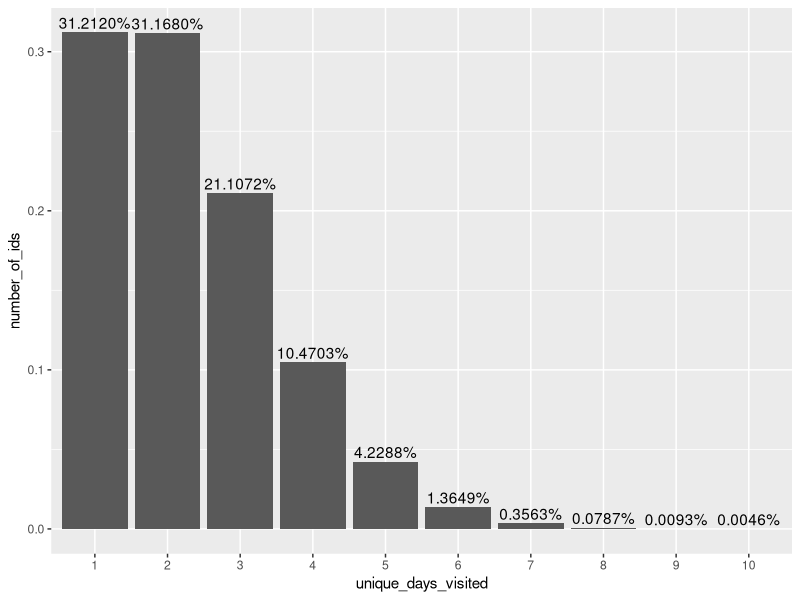
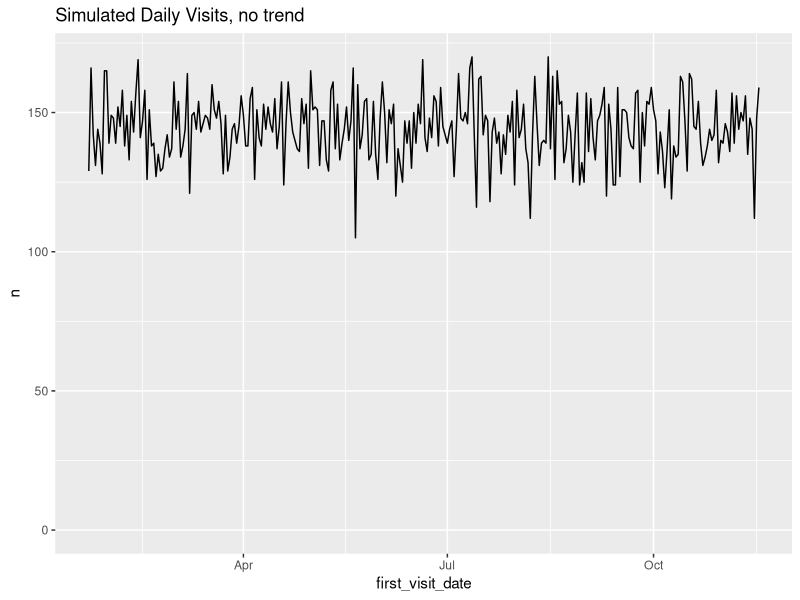
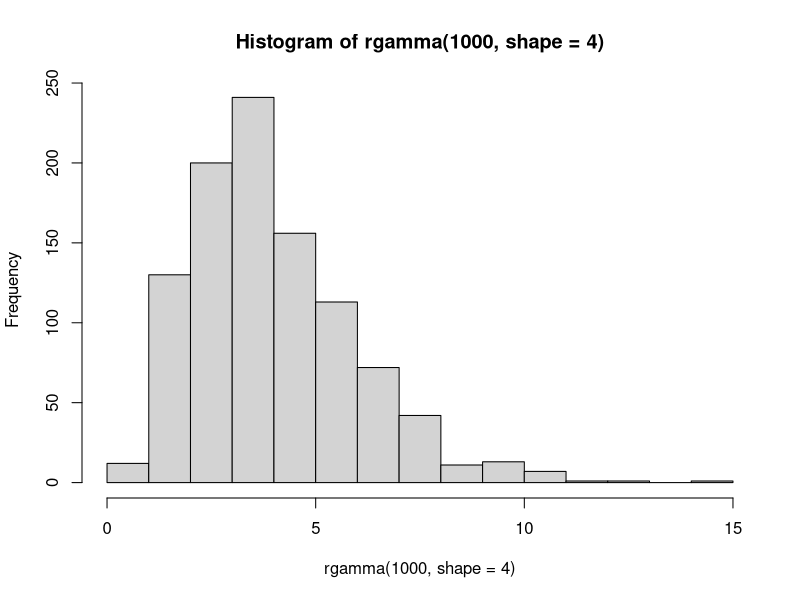
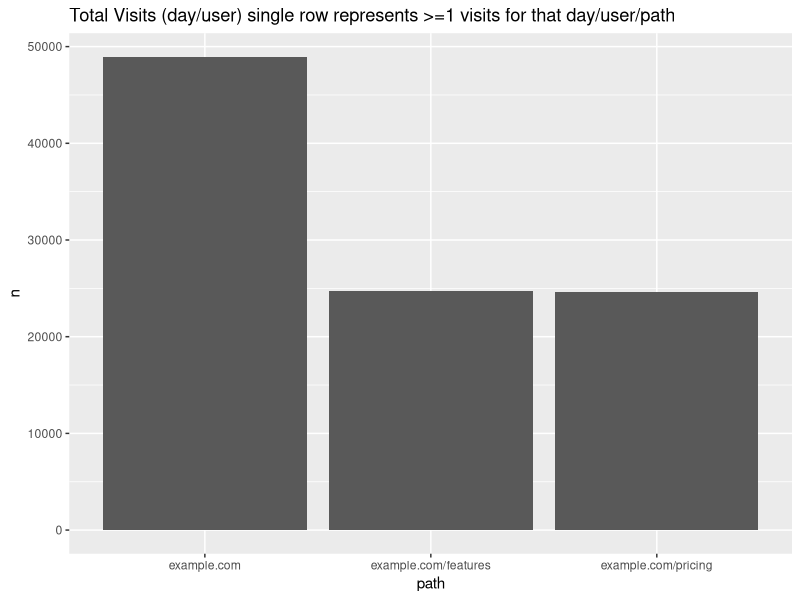
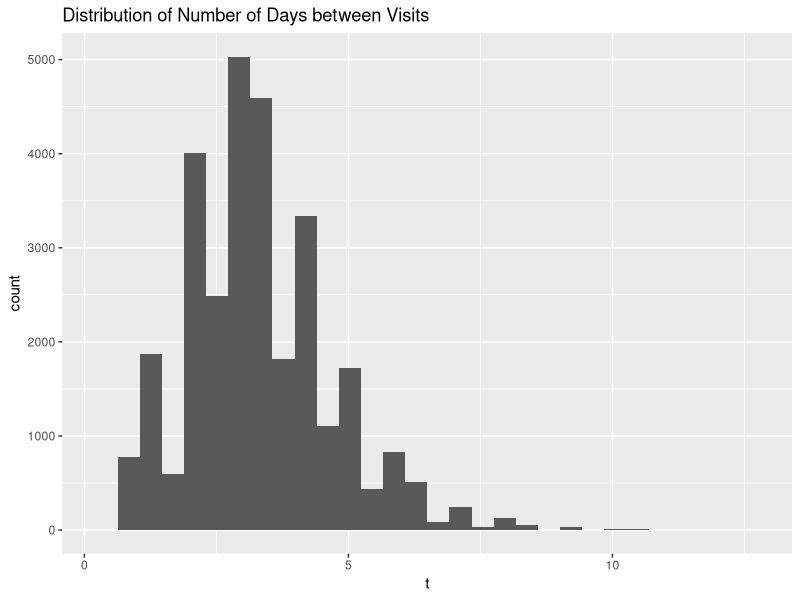
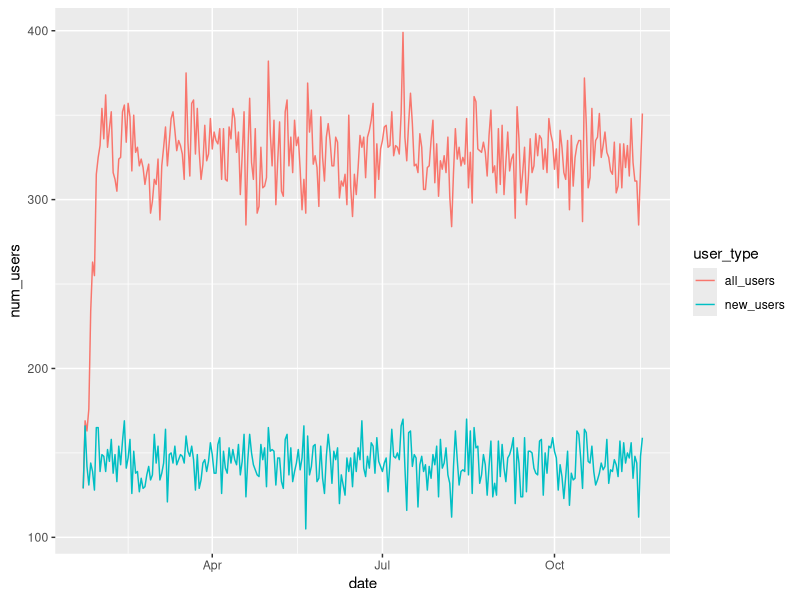
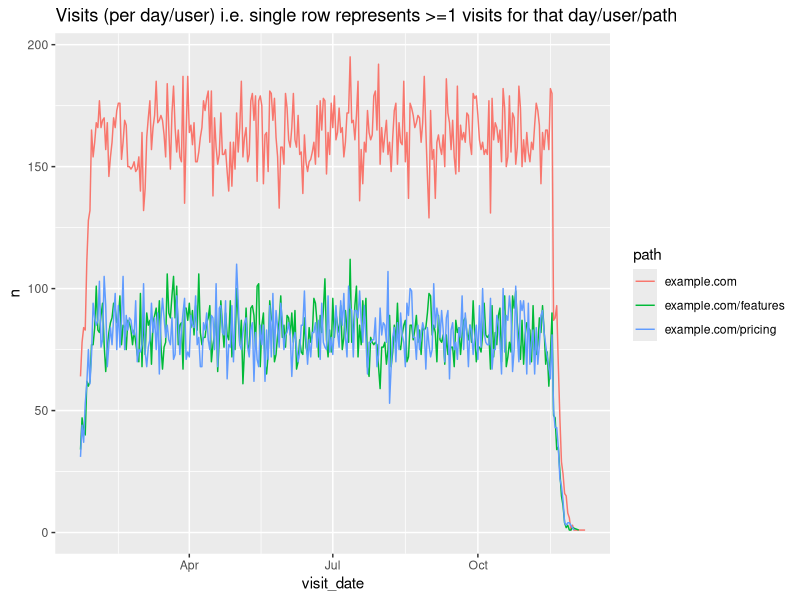
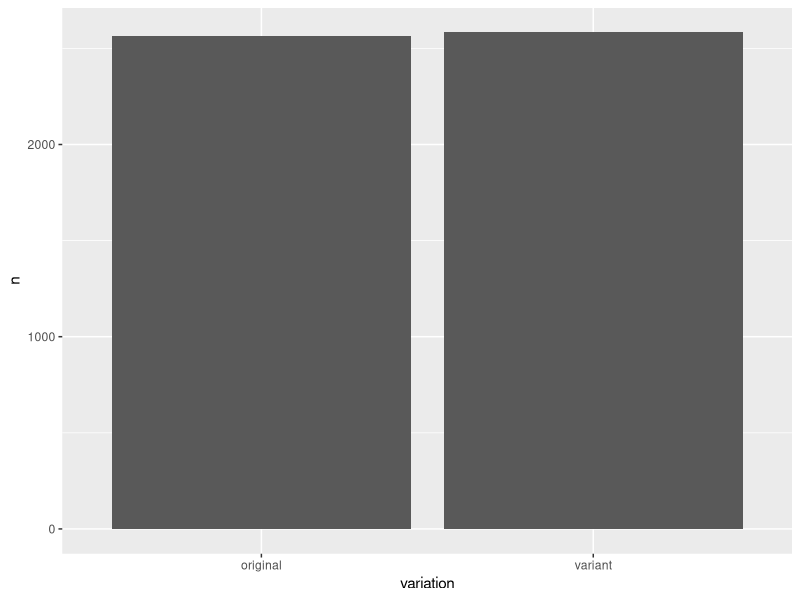

Reproduce these figures in R, in order. (Note: this script raises an error after producing the figures.)
## ---- chunk 1
knitr::opts_chunk$set(echo = FALSE)
library(tidyverse)
library(scales)
library(lubridate)
## ---- chunk 2
# unique daily visits e.g. 1 record means that the person may have visited the site 1+ times for that day (the number of times does not matter)
# what is the distribution of returning visitors? i.e. how many unique days will most people visit the website?

# 20K visits users per month, over 10 months
total_visits_per_unique_data <- 100000
#return_visit
#user_traffic
#set.seed(42)
ids <- floor(runif(total_visits_per_unique_data, min=1, max=total_visits_per_unique_data * 0.50))
num_unique_ids <- length(unique(ids))

visits <- data.frame(user_id=ids) %>%
    arrange(user_id)

visits %>%
    count(user_id) %>%
    count(n) %>%
    mutate(n=factor(n),
           nn=nn / num_unique_ids) %>%
    rename(unique_days_visited=n,
           number_of_ids=nn) %>%
    ggplot(aes(x=unique_days_visited, y=number_of_ids)) +
        geom_col() +
        geom_text(aes(label=percent(number_of_ids)), vjust=-0.3)
## ---- chunk 3
# simulate dates over last e.g 10 months
# we need to duplicate ids/days to simulate people visiting multiple paths per day; we'll use this information for our priors
number_of_months <- 10

# unique visitors per month
num_unique_ids / number_of_months

#set.seed(42)
first_time_visit_index <- floor(runif(num_unique_ids, min=0, max=300))

# create dataframe with the user-id and the offset that we will use from the current date
# we'll use the current date so we can simulate the latest experiment is currently running 
first_time_users <- data.frame(user_id=unique(ids), visit_offset=first_time_visit_index) %>% 
    arrange(user_id)

first_time_users <- first_time_users %>%
    mutate(first_visit_date=today() - visit_offset) %>%
    select(-visit_offset)

first_time_users %>%
    count(first_visit_date) %>%
    ggplot(aes(x=first_visit_date, y=n)) +
        geom_line() +
        expand_limits(y=0) +
        labs(title='Simulated Daily Visits, no trend')

visits <- inner_join(visits, first_time_users, by = 'user_id')

stopifnot(nrow(visits) == length(ids))
stopifnot(all((visits %>%
    group_by(user_id) %>%
    summarise(num_unique_date=length(unique(first_visit_date))))$num_unique_date == 1))

# now simulate adding number of days between subsequent visits
hist(rgamma(1000, shape=4))


visits <- visits %>%
    group_by(user_id) %>%
    mutate(visit_index = row_number()) %>%
    ungroup()

generate_new_date <- function(visit_index, original_date, user_id) {

    if(visit_index == 1) {
        return (original_date)
    }
    
    #set.seed(user_id)
    offset <- floor(rgamma(1, shape=visit_index + 3))
    return (original_date + max(offset, 1))
}

#generate_new_date(visits$visit_index[1], visits$first_visit_date[1], visits$user_id[1])
generated_visits <- pmap(list(visits$visit_index,
                              visits$first_visit_date,
                              visits$user_id),
                         function(x, y, z) generate_new_date(x, y, z))

# pmap is losing the "date" and is returning a number, so we have to convert back; not sure this is the best way
generated_visits <- unlist(generated_visits)
visits$visit_date <- as.Date(generated_visits, origin = Sys.Date() - as.numeric(Sys.Date()))

visits <- visits %>%
    select(user_id, visit_date) %>%
    arrange(user_id, visit_date)

stopifnot(nrow(visits) == length(ids))

# some of the dates generated will be the same. BUT, that could represent multiple different pages in the same day
# so let's add path before we remove duplicates
## ---- chunk 4
# duplicate home-page (example.com) to simulate many more home page visits than other pages
paths <- c('example.com', 'example.com', 'example.com/pricing', 'example.com/features')
#set.seed(42)
path_index <- ceiling(runif(nrow(visits), min=0, max=4))
visits$path <- map_chr(path_index, ~ paths[.])

# some of the dates generated will be the same. BUT, that could represent multiple different pages in the same day
# so let's add path before we remove duplicates
visits <- distinct(visits)
nrow(visits)

visits %>%
    count(path) %>%
    ggplot(aes(x=path, y=n)) +
    geom_col() +
    labs(title='Total Visits (day/user) single row represents >=1 visits for that day/user/path')

visits %>%
    group_by(user_id) %>%
    summarise(t=sd(as.numeric(visit_date))) %>%
    ggplot(aes(x=t)) +
        geom_histogram() +
        labs(title='Distribution of Number of Days between Visits')

temp <- inner_join(
    visits %>% 
        group_by(user_id) %>%
        summarise(first_visit_date=min(visit_date)) %>%
        count(first_visit_date) %>%
        rename(date=first_visit_date,
               new_users=n),
    visits %>%
        group_by(visit_date) %>%
        summarise(all_users=n()) %>%
        rename(date=visit_date),
    by='date')

temp %>% 
    gather(user_type, num_users, -date) %>%
    ggplot(aes(x=date, y=num_users, color=user_type)) +
        geom_line()

# visits %>%
#     group_by(user_id) %>%
#     filter(length(visit_date) != length(unique(visit_date))) %>%  # which users have a different number of unique dates fromf total dates
#     ungroup()

visits %>%
    count(visit_date, path) %>%
    ggplot(aes(x=visit_date, y=n, color=path)) +
    geom_line() +
    labs(title='Visits (per day/user) i.e. single row represents >=1 visits for that day/user/path')

prior_data <- visits
## ---- chunk 5
# experiment names
experiment_names <- c("Experiment 1", "Experiment 2", "Experiment Sim Currently Running")
# names of the metrics/conversions to track
metrics_names <- c('Sign Up', 'Use Feature 1', 'Talk to Sales', 'Pay/Subscribe')
# allowed number of days between seeing the experiment and giving credit for a conversion
# e.g. signup should happen quick, but we may want to give people more time to subscribe/pay for the service,
# since people want to try out the features before they decide to pay (e.g. if the service offers a trial or freemium)
attribution_windows_days <- c(2, 3, 5, 7)
historical_conversion_rates <- c(0.3, 0.2, 0.1, 0.08)
# conversion_rates contain the conversion rates of each metric for the A & B groups


experiments_metrics <- data.frame(metric_id=metrics_names, attribution_windows=attribution_windows_days)
experiments_metrics <- expand.grid(experiment_id=experiment_names, metric_id=experiments_metrics$metric_id) %>%
    inner_join(experiments_metrics, by = 'metric_id') %>%
    arrange(experiment_id, attribution_windows)

experiments_metrics
## ---- chunk 6
# for each experiment, we want to simulate, from the current visits/traffic dataset, who saw the experiment, on which page, and which variation

get_random_variation <- function(variation_names, user_id) {
    #set.seed(user_id)
    return (variation_names[rbinom(1, 1, 0.5) + 1])
}
#get_random_variation(variation_names, user_id=1)

create_experiment_visits <- function(start_date, end_date, experiment_paths, experiment_id, variation_names) {
    experiment_visits <- visits %>%
        group_by(user_id) %>%
        mutate(visit_index=rank(visit_date, ties.method = "first")) %>%
        ungroup() %>%
        mutate(new_user = ifelse(visit_index == 1, TRUE, FALSE)) %>%
        filter(visit_date >= start_date & visit_date <= end_date & path %in% experiment_paths) %>%
        select(-visit_index)
    
    expected_num_users <- length(unique(experiment_visits$user_id))
    
    experiment_visits <- experiment_visits %>%
        group_by(user_id) %>%
        mutate(visit_index=rank(visit_date, ties.method = "first")) %>%
        ungroup() %>%
        filter(visit_index == 1) %>%
        select(-visit_index) %>%
        rename(first_joined_experiment=visit_date) %>%
        mutate(experiment_id=experiment_id)
    experiment_visits$variation <- map_chr(experiment_visits$user_id, ~ get_random_variation(variation_names, .))
    
    stopifnot(nrow(experiment_visits) == expected_num_users)
    # make sure no duplicated user_ids
    stopifnot(nrow(experiment_visits) == length(unique(experiment_visits$user_id)))
    
    print(experiment_visits %>%
        count(variation) %>%
        ggplot(aes(x=variation, y=n)) +
        geom_col())
    
    print(experiment_visits %>%
        count(first_joined_experiment) %>%
        ggplot(aes(x=first_joined_experiment, y=n)) +
        geom_line() +
        labs(title='Number of People Entering Experiment'))
    
    print(experiment_visits %>%
        count(first_joined_experiment, new_user) %>%
        ggplot(aes(x=first_joined_experiment, y=n, color=new_user)) +
        geom_line() +
        labs(title='Number of People Entering Experiment, shows affect of including new returning users in experiment'))
    
    print(experiment_visits %>%
        count(first_joined_experiment, variation) %>%
        ggplot(aes(x=first_joined_experiment, y=n, color=variation)) +
        geom_line())
    
    return (experiment_visits %>% select(-new_user))

}

#### Experiment 1

# let's start the experiment 2 months after our visits dataset, and run it for a month
start_date <- min(visits$visit_date) + 60
end_date <- start_date + 30 # 
# all paths
experiment_paths <- unique(paths)
# experiment 1
variation_names <- c("original", "variant")
experiment_id <- experiment_names[1]
experiment_visits_1 <- create_experiment_visits(start_date, end_date, experiment_paths, experiment_id, variation_names)
experiment_visits_1
## ---- chunk 7
#### Experiment 2
start_date <- min(visits$visit_date) + 75
end_date <- start_date + 30 # 
# all paths
experiment_paths <- paths[4] # just features page
# experiment 1
variation_names <- c("A", "B")
experiment_id <- experiment_names[2]
experiment_visits_2 <- create_experiment_visits(start_date, end_date, experiment_paths, experiment_id, variation_names)
experiment_visits_2
## ---- chunk 8
#### Experiment 2
start_date <- Sys.Date() - 5
end_date <- start_date + 30 # 
# all paths
experiment_paths <- paths[1] # just homepage
# experiment 1
variation_names <- c("A", "B")
experiment_id <- experiment_names[length(experiment_names)]
experiment_visits_currently_running <- create_experiment_visits(start_date, end_date, experiment_paths, experiment_id, variation_names)
experiment_visits_currently_running
## ---- chunk 9
experiments_all <- rbind(experiment_visits_1,
                         experiment_visits_2,
                         experiment_visits_currently_running) %>%
    select(user_id, experiment_id, variation, first_joined_experiment, path) %>%
    arrange(user_id, experiment_id)

# ensure dataset is unique by user-id/experiment-id
stopifnot(nrow(distinct(experiments_all %>% select(user_id, experiment_id))) == nrow(experiments_all))

experiments_all
## ---- chunk 10
# we want to adjust conversion rates for the people who were part of certain experiments
# such that the A/B groups have different conversion rates 
# some will have different CRs due to random noise, some will have differences in probability distributions
# i.e. true differences.


adjusted_conversion_rates <- inner_join(experiments_metrics,
                                        data.frame(metric_id=metrics_names, historical_conversion_rate=historical_conversion_rates),
                                        by = "metric_id") %>%
    select(-attribution_windows) %>%
    mutate(index=row_number())

# Experiment 1 has positive conversion rates, # we'll assum
adjusted_conversion_rates <- inner_join(adjusted_conversion_rates,
                                        expand.grid(index=adjusted_conversion_rates$index, variation=c('A', 'B')),
                                        by="index") %>%
    select(experiment_id, variation, metric_id, historical_conversion_rate)

adjusted_conversion_rates$adjusted_conversion_rate <- adjusted_conversion_rates$historical_conversion_rate

percent_change_adjustments <- c(
                    NA, # Experiment 1                        A   Sign Up
                    0.10, # Experiment 1                        B   Sign Up
                    NA, # Experiment 1                        A   Use Feature 1  
                    0.07, # Experiment 1                        B   Use Feature 1  
                    NA, # Experiment 1                        A   Talk to Sales  
                    NA, # Experiment 1                        B   Talk to Sales  
                    NA, # Experiment 1                        A   Pay/Subscribe  
                    0.05, # Experiment 1                        B   Pay/Subscribe  
                    NA, # Experiment 2                        A   Sign Up
                    -0.10, # Experiment 2                        B   Sign Up
                    NA, # Experiment 2                        A   Use Feature 1  
                    -0.07, # Experiment 2                        B   Use Feature 1  
                    NA, # Experiment 2                        A   Talk to Sales  
                    -0.05, # Experiment 2                        B   Talk to Sales  
                    NA, # Experiment 2                        A   Pay/Subscribe  
                    0.03, # Experiment 2                        B   Pay/Subscribe  
                    NA, # Experiment Sim Currently Running    A   Sign Up
                    0.10, # Experiment Sim Currently Running    B   Sign Up
                    NA, # Experiment Sim Currently Running    A   Use Feature 1  
                    0.07, # Experiment Sim Currently Running    B   Use Feature 1  
                    NA, # Experiment Sim Currently Running    A   Talk to Sales  
                    0.05, # Experiment Sim Currently Running    B   Talk to Sales  
                    NA, # Experiment Sim Currently Running    A   Pay/Subscribe  
                    0.05) # Experiment Sim Currently Running    B   Pay/Subscribe  
            

adjusted_conversion_rates <- adjusted_conversion_rates %>%
    mutate(adjusted_conversion_rate=ifelse(is.na(percent_change_adjustments),
                                           historical_conversion_rate,
                                           (percent_change_adjustments * historical_conversion_rate) + historical_conversion_rate))

# Experiment 1 has c("original", "variant") rather than A/B
temp_names <- c("original", "variant")
adjusted_conversion_rates <- adjusted_conversion_rates %>%
    mutate(variation = as.character(variation),
           variation = ifelse(experiment_id == experiment_names[1],
                              ifelse(variation == 'A', temp_names[1], temp_names[2]),
                              variation))
adjusted_conversion_rates
## ---- chunk 11
# now we want to determine the conversion rates for each person, based on experiment, metric_id, variation, so we can binom distribution based on the conversion rate
# if the person isn't part of an experiment, then we will use the historical conversion rate
names(historical_conversion_rates) <- metrics_names
# historical_conversion_rates[metrics_names[1]]

# create a dateframe that has a historical conversion rate for each user/metric combo
user_metric_crs <- expand.grid(user_id=unique(visits$user_id), metric_id=metrics_names) %>%
    arrange(user_id, metric_id) %>%
    mutate(historical_conversion_rate=historical_conversion_rates[metric_id])

# now add experiment/variation columns for users that were part of experiments
user_metric_crs <- full_join(user_metric_crs,
          experiments_all %>% select(user_id, experiment_id, variation), by='user_id')

# based on experiment/variation/metric, get the chosen conversion rate
user_metric_crs <- left_join(user_metric_crs %>% 
              mutate(metric_id = as.character(metric_id)),
          adjusted_conversion_rates %>%
              select(-historical_conversion_rate) %>%
              mutate(experiment_id = as.character(experiment_id),
                     metric_id = as.character(metric_id)),
          by=c('experiment_id', 'variation', 'metric_id')) %>%
    mutate(conversion_rate=ifelse(is.na(adjusted_conversion_rate), historical_conversion_rate, adjusted_conversion_rate)) %>%
    select(user_id, metric_id, conversion_rate)


# some people will have partipated in multiple experiments, so we'll take the average to get a dataset that is unique per user/metric
user_metric_crs <- user_metric_crs %>% 
    group_by(user_id, metric_id) %>%
    summarise(conversion_rate = mean(conversion_rate)) %>%
    ungroup()

stopifnot(length(unique(user_metric_crs$user_id)) == length(unique(visits$user_id)))

# now we will determine if each person convertes based on their conversion rate using the binomial distribution

#rbinom(1000, 1, 0.08)

simulate_conversion <- function(user_id, conversion_rate) {
    ##set.seed(user_id+10)
    return (rbinom(1, 1, conversion_rate))
}

# now we simulating them converting or not by using their assigned conversion rates as a probability in a binom distribution
user_metric_crs$converted <- as.logical(map2_dbl(user_metric_crs$user_id,
                    user_metric_crs$conversion_rate, 
                    ~ simulate_conversion(.x, .y)))

user_metric_crs %>%
    count(metric_id, converted) %>%
    mutate(n = n / length(unique(user_metric_crs$user_id))) %>%
    ggplot(aes(x=metric_id, y=n, group=converted, fill=converted)) +
    geom_col(position='dodge') +
    geom_text(aes(label=percent(n)))

conversion_data <- inner_join(user_metric_crs %>%
                                  filter(converted) %>%
                                  select(user_id, metric_id),
                              visits %>% 
                                  group_by(user_id) %>%
                                  summarise(first_visit=min(visit_date)),
                              by='user_id')


temp <- inner_join(
    inner_join(experiments_all, conversion_data, by='user_id') %>%
        mutate(converted=!is.na(first_joined_experiment)) %>%
        count(experiment_id, variation, metric_id),
    experiments_all %>% count(experiment_id, variation),
    by=c('experiment_id', 'variation'))
temp %>%
    mutate(cr=n.x/n.y) %>%
    arrange(experiment_id, metric_id, variation) %>%
    mutate(metric_id=factor(metric_id, levels=metrics_names)) %>%
    ggplot(aes(x=metric_id, y=cr, group=variation, fill=variation)) +
    geom_col(position='dodge') +
    facet_wrap(~ experiment_id) +
    geom_text(aes(label=round(cr, 3)),
              position = position_dodge(width = 1), 
              size=3) +
    theme(axis.text.x = element_text(angle = 30, hjust = 1))
## ---- chunk 12
generate_offset <- function(user_id, metric) {
 
    # NOTE setting the seed is messing up the distribution   
    ##  set.seed(user_id)
    rbinom(1, 30, attribution_windows_days[metric]/30)
}

names(attribution_windows_days) <- metrics_names
conversion_offsets <- map2_dbl(conversion_data$user_id, 
                               conversion_data$metric_id,
                               #~ rbinom(1, 30, attribution_windows_days[.y]/30))
                               ~ generate_offset(.x, .y))
conversion_data <- conversion_data %>%
    mutate(offset=conversion_offsets,
           conversion_date = first_visit + offset)

conversion_data %>%
    count(metric_id, offset) %>%
    mutate(offset=factor(offset)) %>%
    mutate(metric_id=fct_reorder(metric_id, n, .desc = TRUE)) %>%
    ggplot(aes(x=offset, y=n)) +
        geom_col() +
    facet_wrap( ~ metric_id, scales = 'free_y') +
    labs(title='Distribution of Days from First Visit to Event Conversion, for those that convert')

conversion_data %>%
    count(conversion_date, metric_id) %>%
    ggplot(aes(x=conversion_date, y=n)) +
        geom_line() +
    facet_wrap( ~ metric_id, scales = 'free_y') +
    labs(title='Daily Conversions')

conversion_data <- conversion_data %>%
    select(user_id, metric_id, conversion_date) %>%
    arrange(user_id, conversion_date)

conversion_data
## ---- chunk 13
# write.csv(experiments_metrics, file='../shiny-app/simulated_data/attribution_windows.csv', row.names = FALSE)
# write.csv(prior_data, file='../shiny-app/simulated_data/website_traffic.csv', row.names = FALSE)
# write.csv(experiments_all, file='../shiny-app/simulated_data/experiment_traffic.csv', row.names = FALSE)
# write.csv(conversion_data, file='../shiny-app/simulated_data/conversion_rate_data.csv', row.names = FALSE)
## ---- chunk 14
experiments_metrics <- as.data.frame(read_csv(file='../shiny-app/simulated_data/attribution_windows.csv'))
prior_data <- as.data.frame(read_csv(file='../shiny-app/simulated_data/website_traffic.csv'))
experiments_all <- as.data.frame(read_csv(file='../shiny-app/simulated_data/experiment_traffic.csv'))
conversion_data <- as.data.frame(read_csv(file='../shiny-app/simulated_data/conversion_rate_data.csv'))
## ---- chunk 15
experiments_metrics <- experiments_metrics %>%
    mutate_if(is.factor, as.character) 

experiment_name <- 'Experiment 1'

#experiments_all %>% count(experiment_id, variation)
#temp <- experiments_all %>% filter(experiment_id == experiment_names[1], variation == 'original') 
#any(temp$user_id %in% conversion_data$user_id)

# dataset only contains users that converted
user_conversion_rates <-  experiments_all %>% 
    filter(experiment_id == experiment_name) %>%
    #select(user_id, variation, first_joined_experiment, path) %>%
    inner_join(conversion_data, by='user_id') %>%
    #left_join()
    arrange(user_id) %>%
    left_join(experiments_metrics, by=c('experiment_id', 'metric_id')) %>%
    mutate(days_from_experiment_to_conversion = as.numeric(difftime(conversion_date,  # negative days means the conversion happened before the experiment started
                                                                    first_joined_experiment,
                                                                    units = 'days')),
           converted_within_window = days_from_experiment_to_conversion >= 0 & days_from_experiment_to_conversion <= attribution_windows)

stopifnot(!any(is.na(user_conversion_rates)))


temp_conversions_ignore_window <- user_conversion_rates %>% count(variation, metric_id)


# we have to filter out anyone that who first joined the experiment in the last x days, where x is less than the attribution window for that metric
users_to_filter_out <- (user_conversion_rates %>%
    filter(first_joined_experiment >= Sys.Date() - attribution_windows))$user_id

user_conversion_rates <- user_conversion_rates %>%
    filter(! user_id %in% users_to_filter_out)


# this dataset contains all the conversions, but some will not have converted within the time window; we still want to keep them for now to analyze how many converted before/during/after the experiment/window
user_conversion_rates <- user_conversion_rates %>%
    select(-experiment_id, -first_joined_experiment, -attribution_windows)

experiment_summary <- user_conversion_rates %>%
    filter(converted_within_window) %>%
    count(variation, metric_id) %>%
    rename(converted=n)

total_users <- experiments_all %>%
    filter(experiment_id == experiment_name,
           ! user_id %in% users_to_filter_out) %>%
    group_by(variation) %>%
    summarise(num_users=n(),
              num_distinct_users=n_distinct(user_id),
              same=num_users == num_distinct_users)
stopifnot(all(total_users$same))

experiment_summary <- inner_join(total_users, experiment_summary, by='variation') %>%
    select(variation, metric_id, converted, num_users) %>%
    mutate(conversion_rate=converted / num_users)

experiment_summary <- experiment_summary %>%
    gather(variable, value, -(variation:metric_id)) %>%
    unite(temp, variation, variable) %>%
    spread(temp, value) %>%
    arrange(desc(original_conversion_rate))

experiment_summary$p_value <- pmap_dbl(list(experiment_summary$original_converted, experiment_summary$variant_converted, experiment_summary$original_num_users, experiment_summary$variant_num_users),
         function(a, b, x, y) round(prop.test(x=c(a, b), n=c(x, y))$p.value, 3))

experiment_summary <- experiment_summary %>%
    mutate(percent_change = (variant_conversion_rate - original_conversion_rate) / original_conversion_rate) %>%
    select(metric_id, percent_change, p_value, everything())

experiment_summary

experiment_summary %>%
    select(metric_id, original_conversion_rate, variant_conversion_rate) %>%
    gather(type, cr, -metric_id) %>%
    mutate(metric_id = factor(metric_id, levels=metrics_names)) %>%
    ggplot(aes(x=metric_id, y=cr, group=type, fill=type)) +
        geom_col(position='dodge') +
        geom_text(aes(label=round(cr, 3)),
                  position = position_dodge(width = 1), 
                  size=3) +
        theme(axis.text.x = element_text(angle = 30, hjust = 1)) +
        labs(title='Conversion rates (accounts for time windows)')


inner_join(temp_conversions_ignore_window,
    total_users, by='variation') %>%
    mutate(cr=n/num_users) %>%
    mutate(metric_id = factor(metric_id, levels=metrics_names)) %>%
    ggplot(aes(x=metric_id, y=cr, group=variation, fill=variation)) +
        geom_col(position='dodge') +
        geom_text(aes(label=round(cr, 3)),
                  position = position_dodge(width = 1), 
                  size=3) +
        theme(axis.text.x = element_text(angle = 30, hjust = 1)) +
        labs(title='Conversion rates (ignores the time windows)')


experiment_summary
## ---- chunk 16
prior_days <- 15


experiment_start_stop <- experiments_all %>%
    group_by(experiment_id) %>%
    summarise(start=min(first_joined_experiment),
              end=max(first_joined_experiment)) %>%
    arrange(desc(start))


max_attribution_window <- max((experiments_metrics %>%
    filter(experiment_id == experiment_name))$attribution_windows)


experiment_paths <- unique((experiments_all %>% filter(experiment_id == experiment_name))$path)
start_stop <- experiment_start_stop %>% filter(experiment_id == experiment_name)
experiment_start_date <- start_stop$start

prior_start_date <- experiment_start_date - prior_days - max_attribution_window
prior_end_date <- experiment_start_date - max_attribution_window




prior_history <- visits %>%
    filter(path %in% experiment_paths,
           visit_date >= prior_start_date & visit_date <= prior_end_date) %>%   # give extra days to allow for attribution window
    group_by(user_id) %>%
    summarise(first_prior_visit = min(visit_date))

prior_conversion_rates <- inner_join(conversion_data, prior_history, by='user_id')
prior_conversion_rates <- inner_join(prior_conversion_rates,
           experiments_metrics %>%
               filter(experiment_id == experiment_name) %>%
               select(-experiment_id),
           by='metric_id')


prior_conversion_rates <- prior_conversion_rates %>%
    mutate(days_from_prior_visit_to_conversion = as.numeric(difftime(conversion_date,  # negative days means the conversion happened before the experiment started
                                                                    first_prior_visit,
                                                                    units = 'days')),
           converted_within_window = days_from_prior_visit_to_conversion >= 0 & days_from_prior_visit_to_conversion <= attribution_windows) %>%
    filter(converted_within_window)

prior_summary <- prior_conversion_rates %>%
    count(metric_id) %>%
    mutate(total = length(prior_history$user_id),
           conversion_rate = n / total) %>%
    rename(successes=n,
           trials=total) %>%
    mutate(alpha=successes,
           beta=trials-successes)


prior_summary %>%
    mutate(metric_id = factor(metric_id, levels=metrics_names)) %>%
    ggplot(aes(x=metric_id, y=conversion_rate)) +
        geom_col() +
        geom_text(aes(label=round(conversion_rate, 3)), vjust=-0.5)
    

#prior_distributions
prior_alpha <- 464
prior_beta <- 2863 - 464

new_alpha_a <- prior_alpha + 445
new_beta_a <- prior_beta + (2555 - 445)

new_alpha_b <- prior_alpha + 506
new_beta_b <- prior_beta + (2507 - 506)

experiment_summary
summary
x <- seq(0, 1, 0.001)
temp <- data.frame(x,
                   prior=dbeta(x, prior_alpha, prior_beta),
                   a=dbeta(x, new_alpha_a, new_beta_a),
                   b=dbeta(x, new_alpha_b, new_beta_b)) %>%
    gather(type, value, -x)

prior_summary
a_cr_simulation <- rbeta(1e6, new_alpha_a, new_beta_a)
b_cr_simulation <- rbeta(1e6, new_alpha_b, new_beta_b)
percent_of_time_b_wins <- mean(b_cr_simulation > a_cr_simulation)


temp %>%
    ggplot(aes(x, value, group=type, color=type)) +
    geom_line() +
    geom_vline(xintercept = 895 / 5009) +
    coord_cartesian(x=c(0.15, 0.25))

percent_of_time_b_wins



# we want a daily count of successes & trails, for both variations, per metric, considering only the people who have 
# allowed enough time for the time windows (i.e. the entered the experiment more than x days prior from the relative point/day in time, where x is the attribution window for the metric)
#
daily_totals_per_variation <- experiments_all %>% 
    filter(experiment_id == experiment_name) %>%
    count(first_joined_experiment, variation) %>%
    arrange(first_joined_experiment, variation)


experiments_current <- experiments_all %>% filter(experiment_id == experiment_name)
attribution_windows_current <- experiments_metrics %>% filter(experiment_id == experiment_name)

experiment_start_date
experiment_end_date <- (start_stop %>% filter(experiment_id == experiment_name))$end

experiment_day <- seq(experiment_start_date, experiment_end_date, 1)

temp <- expand.grid(user_id=experiments_current$user_id,
            metric_id=(experiments_metrics %>% filter(experiment_id == experiment_name))$metric_id) %>%
    inner_join(experiments_current, by='user_id') %>%
    inner_join(experiments_metrics, by=c('experiment_id', 'metric_id')) %>%
    mutate(expired_time_window=first_joined_experiment + attribution_windows)
    
cumulative_conversions <- left_join(temp %>% select(user_id, variation, metric_id, expired_time_window),
          user_conversion_rates %>% select(user_id, variation, metric_id, converted_within_window) %>% filter(converted_within_window),
          by=c('user_id', 'variation', 'metric_id')) %>%
    mutate(converted_within_window=ifelse(is.na(converted_within_window), FALSE, converted_within_window)) %>%
    group_by(expired_time_window, variation, metric_id) %>%
    summarise(successes=sum(converted_within_window),
              trials=n()) %>% 
    ungroup() %>%
    arrange(expired_time_window, variation, metric_id) %>%
    group_by(variation, metric_id) %>%
    mutate(cumulative_successes=cumsum(successes),
           cumulative_trials=cumsum(trials)) %>%
    ungroup()

cumulative_conversions %>%
    filter(metric_id == 'Sign Up') %>%
    select(-successes, -trials) %>%
    gather(type, value, -expired_time_window, -variation, -metric_id) %>%
    ggplot(aes(x=expired_time_window, y=value, group=type, color=type)) +
    geom_line() +
    facet_wrap(~variation) +
    theme(axis.text.x = element_text(angle = 30, hjust = 1)) +
    labs(title='Success/Trials over time - Signups')


cumulative_conversions %>%
    filter(metric_id == 'Talk to Sales') %>%
    select(-successes, -trials) %>%
    gather(type, value, -expired_time_window, -variation, -metric_id) %>%
    ggplot(aes(x=expired_time_window, y=value, group=type, color=type)) +
    geom_line() +
    facet_wrap(~variation) +
    theme(axis.text.x = element_text(angle = 30, hjust = 1)) +
    labs(title='Success/Trials over time - Talk to Sales')


variation_names <- sort(unique(cumulative_conversions$variation))
variation_a <- variation_names[1]
variation_b <- variation_names[2]

temp <- inner_join(cumulative_conversions %>% select(-successes, -trials),
           prior_summary %>% select(metric_id, alpha, beta) %>% rename(prior_alpha=alpha, prior_beta=beta),
           by='metric_id') %>%
    mutate(new_alpha = prior_alpha + cumulative_successes,
           new_beta = prior_beta + (cumulative_trials - cumulative_successes))


simulate_b_wins <- function(alpha_a, beta_a, alpha_b, beta_b, number_of_draws=1e6) {
    
    a_cr_simulation <- rbeta(number_of_draws, alpha_a, beta_a)
    b_cr_simulation <- rbeta(number_of_draws, alpha_b, beta_b)
    
    return ( mean(b_cr_simulation > a_cr_simulation) )
}
    
prob_over_time <- temp %>%
    group_by(expired_time_window, metric_id) %>%
    summarise(prob_b_better_a=simulate_b_wins(alpha_a=new_alpha[variation == variation_a],
                                              beta_a=new_beta[variation == variation_a],
                                              alpha_b=new_alpha[variation == variation_b],
                                              beta_b=new_beta[variation == variation_b],
                                              number_of_draws=1e4)) %>%
    arrange(expired_time_window, metric_id)
prob_over_time %>%
    ggplot(aes(x=expired_time_window, y=prob_b_better_a, group=metric_id, color=metric_id)) +
    geom_line(alpha=0.5) +
#    geom_smooth(method='loess', se=FALSE) +
    expand_limits(y=0)


credible_interval_approx <- function(alpha_a, beta_a, alpha_b, beta_b) {
# https://github.com/dgrtwo/empirical-bayes-book/blob/master/bayesian-ab.Rmd
    u1 <- alpha_a / (alpha_a + beta_a)
    u2 <- alpha_b / (alpha_b + beta_b)
    var1 <- alpha_a * beta_a / ((alpha_a + beta_a) ^ 2 * (alpha_a + beta_a + 1))
    var2 <- alpha_b * beta_b / ((alpha_b + beta_b) ^ 2 * (alpha_b + beta_b + 1))
    
    mu_diff <- u2 - u1
    sd_diff <- sqrt(var1 + var2)
    
    # in D.R. code, the first player had a higher probability but a negative estimate (i.e. negative difference in conversion rate, mu_diff)
    # This doesn't make sense, so we'll 1) use the first player as the A group and the second as the B group), so B-A 
    # which gives the expected intervals (but flips the posterior probability), and 2) use 1-pnorm(...) to get the correct posterior probability
    c(posterior = 1 - pnorm(0, mu_diff, sd_diff),
            cr_diff_estimate = mu_diff,
            conf.low = qnorm(.025, mu_diff, sd_diff),
            conf.high = qnorm(.975, mu_diff, sd_diff))
}

temp_credible_interval <- temp %>%
    group_by(expired_time_window, metric_id) %>%
    summarise(asdf=list(credible_interval_approx(alpha_a=new_alpha[variation == variation_a],
                                       beta_a=new_beta[variation == variation_a],
                                       alpha_b=new_alpha[variation == variation_b],
                                       beta_b=new_beta[variation == variation_b]))) %>%
    ungroup()

credible_intervals <- cbind(temp_credible_interval, as.data.frame(do.call("rbind", temp_credible_interval$asdf))) %>%
    select(expired_time_window, metric_id, posterior, cr_diff_estimate, conf.low, conf.high) %>%
    arrange(expired_time_window, metric_id)


credible_interval_approx(alpha_a=3872,
                         beta_a=8880,
                        alpha_b=2228,
                         beta_b=5071
                         )
qnorm(0.5, mu_diff, sd_diff)


credible_intervals %>%
    ggplot(aes(x=expired_time_window, y=cr_diff_estimate)) +
        geom_line() +
        geom_hline(yintercept = 0, color='red') +
        geom_ribbon(aes(ymin=conf.low, ymax=conf.high), alpha=0.2) +
        facet_wrap(~metric_id)

credible_intervals %>%
    ggplot(aes(x=expired_time_window, y=cr_diff_estimate)) +
        geom_line() +
        #     geom_ribbon(aes(ymin=conf.low, ymax=conf.high), alpha=0.2) +
        geom_ribbon(aes(ymin = conf.low, ymax = conf.high), fill = 'green', alpha=0.1) +
        geom_ribbon(aes(ymin = ifelse(conf.low <= 0, conf.low, NA), ymax = ifelse(conf.low <= 0, conf.high, NA)), fill = 'red', alpha=0.35) +
        geom_ribbon(aes(ymin = ifelse(conf.low > 0, conf.low, NA), ymax = ifelse(conf.low > 0, conf.high, NA)), fill = 'green', alpha=0.2) +
        geom_hline(yintercept = 0, color='red', alpha=0.5) +
        facet_wrap(~metric_id)
## ---- chunk 17
p_values <- function(successes_a, trials_a, successes_b, trials_b) {
    
    test_results <- prop.test(x=c(successes_b, successes_a), n=c(trials_b, trials_a))
    return (c(p_value = test_results$p.value,
              cr_diff_estimate = as.numeric(test_results$estimate[1] - test_results$estimate[2]),
              conf.low = test_results$conf.int[1],
              conf.high = test_results$conf.int[2]))
}

# 
# 
# test_results <- prop.test(x=c(3872, 2228), n=c((3872+8880), (2228+5071)))
# test_results$p.value
# test_results$conf.int[1]
# test_results$conf.int[2]
# 
# p_values(3872, 3872+8880, 2228, 2228+5071)

temp_p_value <- temp %>%
    group_by(expired_time_window, metric_id) %>%
    summarise(asdf=list(p_values(successes_a=cumulative_successes[variation == variation_a],
                                 trials_a=cumulative_trials[variation == variation_a],
                                 successes_b=cumulative_successes[variation == variation_b],
                                 trials_b=cumulative_trials[variation == variation_b]))) %>%
    ungroup()

p_value_intervals <- cbind(temp_p_value, as.data.frame(do.call("rbind", temp_p_value$asdf))) %>%
    select(expired_time_window, metric_id, p_value, cr_diff_estimate, conf.low, conf.high) %>%
    arrange(expired_time_window, metric_id)

p_value_intervals %>%
    group_by(metric_id) %>%
    mutate(visit_index=rank(-as.numeric(expired_time_window), ties.method = "first")) %>%
    ungroup() %>%
    ggplot(aes(x=expired_time_window, y=p_value)) +
        geom_hline(yintercept = 0.05, color='red', alpha=0.5) +
        geom_line(aes(group=metric_id, color = ifelse(p_value <= 0.05, 'green', 'red'))) +
    #geom_line(aes(col=ifelse(p_value <= 0.05, 'green', 'red'))) +
        #geom_line() +
        scale_colour_manual(values=c(green="green",red="red")) +
        geom_text(aes(label=ifelse(visit_index == 1, round(p_value, 3), '')), vjust=-1) +
        facet_wrap(~metric_id) +
        labs(title='P-value over time i.e. cumuatlive successes/trails') +
        theme(legend.position = 'none')
        

p_value_intervals %>%
    group_by(metric_id) %>%
    mutate(visit_index=rank(-as.numeric(expired_time_window), ties.method = "first")) %>%
    ungroup() %>%
    mutate(group=conf.low > 0) %>%
    ggplot(aes(x=expired_time_window, y=cr_diff_estimate)) +
        geom_hline(yintercept = 0, color='red', alpha=0.5) +
        geom_line() +
        geom_ribbon(aes(ymax = 0, ymin = ifelse(conf.low >= 0, 0, conf.low)), fill = 'red', alpha=0.3) +
        geom_ribbon(aes(ymin = ifelse(conf.low >= 0, conf.low, 0), ymax = ifelse(conf.high <= 0, 0, conf.high)), fill = 'green', alpha=0.3) +
        geom_text(aes(label=ifelse(visit_index == 1, percent(cr_diff_estimate), '')), vjust=-1) +
        facet_wrap(~metric_id) +
        labs(title='Freq. prop.test conf interval') #+
        #scale_fill_manual(values=c(green="green",red="red")) +
        #theme(legend.position = 'none')


p_value_intervals %>%
    group_by(metric_id) %>%
    mutate(visit_index=rank(-as.numeric(expired_time_window), ties.method = "first")) %>%
    ungroup() %>%
    mutate(group=conf.low > 0) %>%
    ggplot(aes(x=expired_time_window, y=cr_diff_estimate)) +
        geom_line() +
        # ribbon if conf.low is above 0
        geom_ribbon(aes(ymin = conf.low, ymax = conf.high), fill = 'green', alpha=0.15) +
        geom_ribbon(aes(ymin = ifelse(conf.low <= 0, conf.low, NA), ymax = ifelse(conf.low <= 0, conf.high, NA)), fill = 'red', alpha=0.45) +
        geom_ribbon(aes(ymin = ifelse(conf.low > 0, conf.low, NA), ymax = ifelse(conf.low > 0, conf.high, NA)), fill = 'green', alpha=0.2) +
        geom_hline(yintercept = 0, color='red', alpha=0.5) +
        # geom_ribbon(aes(ymax = 0, ymin = ifelse(conf.low >= 0, 0, conf.low)), fill = 'red', alpha=0.3) +
        # geom_ribbon(aes(ymin = ifelse(conf.low >= 0, conf.low, 0), ymax = ifelse(conf.high <= 0, 0, conf.high)), fill = 'green', alpha=0.3) +
        geom_text(aes(label=ifelse(visit_index == 1, percent(cr_diff_estimate), '')), vjust=-1) +
        facet_wrap(~metric_id) +
        labs(title='Freq. prop.test conf interval') #+
        #scale_fill_manual(values=c(green="green",red="red")) +
        #theme(legend.position = 'none')
 

p_value_intervals %>%
    filter(metric_id == 'Sign Up')

?geom_ribbon
experiment_summary
?geom_errorbarh
## ---- chunk 18
temp %>%
    select(expired_time_window, variation, metric_id, cumulative_successes, cumulative_trials) %>%
    mutate(cr=cumulative_successes / cumulative_trials) %>%
    ggplot(aes(x=expired_time_window, y=cr, group=variation, color=variation)) +
        geom_line() +
        facet_wrap( ~ metric_id) + 
        expand_limits(y=0) +
        labs(title='Conversion Rates over time')


cia_list <- pmap(with(experiment_summary, list(original_converted, original_num_users, variant_converted, variant_num_users)),
                 function(a_success, a_trial, b_success, b_trial){
                     credible_interval_approx(alpha_a = a_success,
                                              beta_a = a_trial - a_success,
                                              alpha_b = b_success,
                                              beta_b = b_trial - b_success)
                 })

freq_list <- pmap(with(experiment_summary, list(original_converted, original_num_users, variant_converted, variant_num_users)),
                 function(a_success, a_trial, b_success, b_trial){
                     p_values(successes_a = a_success,
                              trials_a = a_trial,
                              successes_b = b_success,
                              trials_b = b_trial)
                 })



experiment_summary
temp_experiment_summary <- experiment_summary %>% 
    mutate(prob_b_is_better=map_dbl(cia_list, ~.['posterior']),
           bayesian_cr_diff_estimate=map_dbl(cia_list, ~.['cr_diff_estimate']),
           bayesian_conf.low=map_dbl(cia_list, ~.['conf.low']),
           bayesian_conf.high=map_dbl(cia_list, ~.['conf.high']),
           freq_p_value=map_dbl(freq_list, ~.['p_value']),
           freq_cr_diff_estimate=map_dbl(freq_list, ~.['cr_diff_estimate']),
           freq_conf.low=map_dbl(freq_list, ~.['conf.low']),
           freq_conf.high=map_dbl(freq_list, ~.['conf.high']))

#View(temp_experiment_summary)
experiment_summary <- temp_experiment_summary

## ---- chunk 19
experiment_summary
